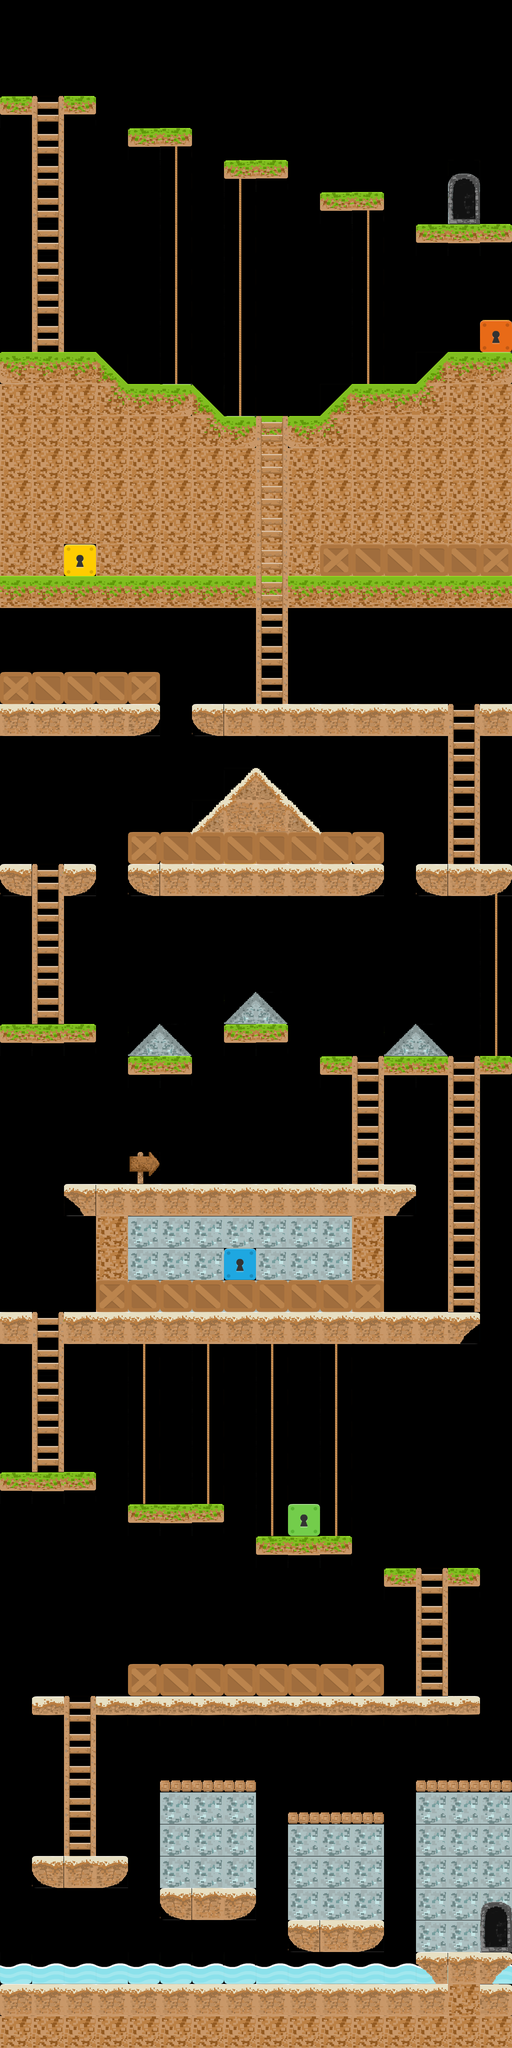

This is a level from a 2D game, rendered from its Tiled map with the project's own tilesets. A one-line summary and the map file follow, with tile-layer data summarised:
An orthogonal 16x64 tile map with 80x80 px tiles, 3 tile layers (Detras, Colision, Runa).

<map version="1.4" tiledversion="1.4.1" orientation="orthogonal" renderorder="right-down" width="16" height="64" tilewidth="80" tileheight="80" infinite="0" nextlayerid="4" nextobjectid="1">
 <tileset firstgid="1" source="M4.tsx" />
 <layer id="3" name="Detras" width="16" height="64">
  <data>[1024 cells, 212 non-empty, 21 distinct tile ids]</data>
 </layer>
 <layer id="1" name="Colision" width="16" height="64">
  <data>[1024 cells, 261 non-empty, 24 distinct tile ids]</data>
 </layer>
 <layer id="2" name="Runa" width="16" height="64">
  <data>[1024 cells, 37 non-empty, 3 distinct tile ids]</data>
 </layer>
</map>
